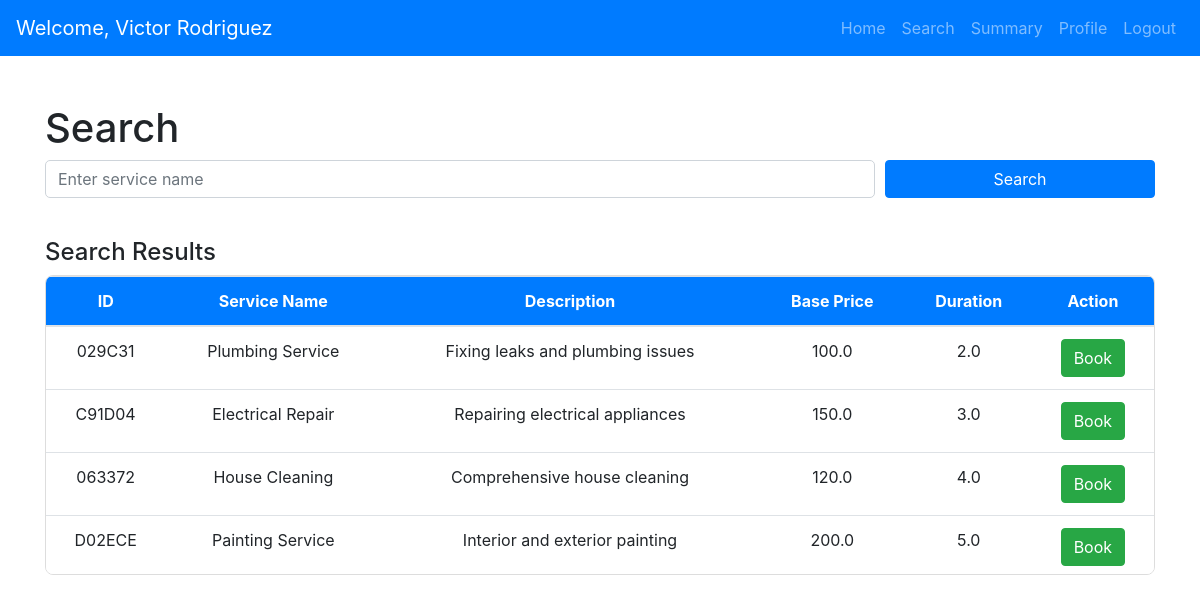
The app's page /customer_search (signed in) with its own data.
### models.py (models this page shows, shortened)
class User(db.Model, UserMixin):
    __tablename__ = 'users'
    id = db.Column(db.String(6), primary_key=True, default=generate_unique_id, unique=True)
    name = db.Column(db.String(150), nullable=False)
    email = db.Column(db.String(150), unique=True, nullable=False)
    _password = db.Column("password", db.String(500), nullable=False)
    address = db.Column(db.String(300), nullable=True)
    pincode = db.Column(db.String(10), nullable=True)
    phone_number = db.Column(db.String(15), nullable=True)
    role = db.Column(db.String(50), nullable=False)
    __mapper_args__ = {
    'polymorphic_identity': 'user',
    'polymorphic_on': role,
    }
    @property
    def password(self):
        raise AttributeError("Password is not readable!")
    @password.setter
    def password(self, password):
        self._password = generate_password_hash(password, method="pbkdf2:sha256")

class Service(db.Model):
    __tablename__ = 'services'
    id = db.Column(db.String(6), primary_key=True, default=generate_unique_id, unique=True)
    service_name = db.Column(db.String(100), nullable=False)
    service_description = db.Column(db.Text, nullable=True)
    price = db.Column(db.Float, nullable=False)
    duration = db.Column(db.Float, nullable=True)
    requests = db.relationship('Request', back_populates='service', lazy=True, passive_deletes=True)

### app.py (the view)
@app.route('/customer_search', methods=['GET'])
def customer_search():
    customer_id = session.get('user_id')
    customer = Customer.query.get(customer_id)
    search_query = request.args.get('search_query', '')
    query = Service.query
    if search_query:
        query = query.filter(Service.service_name.contains(search_query) | Service.service_description.contains(search_query))
    filtered_services = query.all()
    return render_template(
        'customer/customer_search.html',
        customer=customer,
        search_query=search_query,
        filtered_services=filtered_services
    )

### app.py (called while the page is built)
@login_manager.user_loader
def load_user(user_id):
    return User.query.get(user_id)

### templates/customer/customer_search.html (shortened to what this page needs)
<!DOCTYPE html>
<html lang="en">
<head>
    <link href="https://stackpath.bootstrapcdn.com/bootstrap/4.5.2/css/bootstrap.min.css" rel="stylesheet">
</head>
<body>
    {% extends 'base.html' %}
    {% block navbar %}
        {% include 'navbars/customer_navbar.html' %}
    {% endblock %}
    {% block content %}
    <div class="container mt-5">
        <h1>Search</h1>
        <form method="GET" action="{{ url_for('customer_search') }}">
            <div class="form-row">
                <div class="form-group col-md-9">
                    <input type="text" class="form-control" id="search_query" name="search_query" value="{{ search_query }}" placeholder="Enter service name">
                </div>
                <div class="form-group col-md-3 align-self-end">
                    <button type="submit" class="btn btn-primary btn-block">Search</button>
                </div>
            </div>
        </form>
        {% if filtered_services %}
            <div class="container-box mt-4">
                <h4>Search Results</h4>
                <div class="table-container">
                    <table class="table table-hover">
                        <thead>
                            <tr>
                                <th>ID</th>
                                <th>Service Name</th>
                                <th>Description</th>
                                <th>Base Price</th>
                                <th>Duration</th>
                                <th>Action</th>
                            </tr>
                        </thead>
                        <tbody>
                            {% for service in filtered_services %}
                            <tr>
                                <td>{{ service.id }}</td>
                                <td>{{ service.service_name }}</td>
                                <td>{{ service.service_description }}</td>
                                <td>{{ service.price }}</td>
                                <td>{{ service.duration }}</td>
                                <td>
                                    <button type="button" class="btn btn-success" data-toggle="modal"           data-target="#bookServiceModal"
                                        data-service-id="{{ service.id }}" data-service-name="{{ service.service_name }}"
                                        data-description="{{ service.service_description }}" data-base-price="{{ service.price }}"
                                        data-duration="{{ service.duration }}">
                                    Book
                                </button>
                                </td>
                            </tr>
                            {% endfor %}
                        </tbody>
                    </table>
                </div>
            </div>
        {% else %}
            <div class="alert alert-info mt-4">No results found.</div>
        {% endif %}
    </div>
    {% include 'customer/book_service.html' %}
    {% endblock %}

### templates/navbars/customer_navbar.html (shortened to what this page needs)
<!DOCTYPE html>
<html lang="en">
<head>
    <link href="https://stackpath.bootstrapcdn.com/bootstrap/4.5.2/css/bootstrap.min.css" rel="stylesheet">
</head>
<body>
    <nav class="navbar navbar-expand-lg navbar-dark bg-primary">
        <a class="navbar-brand" href="{{ url_for('customer_dashboard') }}">Welcome, {{ customer.name }}</a>
        <div class="collapse navbar-collapse" id="navbarNav">
            <ul class="navbar-nav ml-auto">
                <li class="nav-item"><a class="nav-link" href="{{ url_for('customer_dashboard') }}">Home</a></li>
              <li class="nav-item"><a class="nav-link" href="{{ url_for('customer_search') }}">Search</a></li>
              <li class="nav-item"><a class="nav-link" href="{{ url_for('customer_summary') }}">Summary</a></li>
              <li class="nav-item"><a class="nav-link" href="{{ url_for('customer_profile') }}">Profile</a>
              </li>
              <li class="nav-item"><a class="nav-link" href="{{ url_for('logout') }}">Logout</a></li>
            </ul>
        </div>
    </nav>
</body>
</html>

### templates/customer/customer_search.html (style rules this page uses)
body { font-family: Arial, sans-serif; background: #f7f8fc; margin: 0; padding: 0; }
.table-container { overflow-y: auto; max-height: 300px; border: 1px solid #ddd; border-radius: 8px; }
.table { width: 100%; border-collapse: collapse; }
.table th { background-color: #007bff !important; color: white !important; position: sticky; top: 0; z-index: 2; text-align: center; }
.table td { text-align: center; vertical-align: middle; }

### templates/customer/book_service.html (style rules this page uses)
.form-control { border-radius: 5px; box-shadow: none; border: 1px solid #ced4da; }
.btn-primary { background-color: #007bff; border-color: #007bff; }

### records on screen
User: name "Victor Rodriguez"
Service: id "029C31", service_name "Plumbing Service", service_description "Fixing leaks and plumbing issues", price "100.0", duration "2.0"
Service: id "C91D04", service_name "Electrical Repair", service_description "Repairing electrical appliances", price "150.0", duration "3.0"
Service: id "063372", service_name "House Cleaning", service_description "Comprehensive house cleaning", price "120.0", duration "4.0"
Service: id "D02ECE", service_name "Painting Service", service_description "Interior and exterior painting", price "200.0", duration "5.0"
